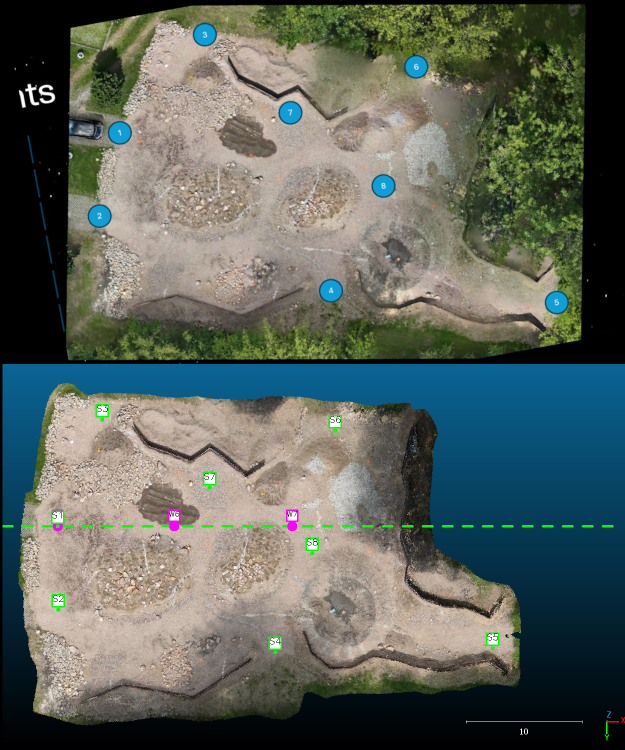
#> input picture calibration.jpg, 1250 x 1500 px (shown at 1/2 size)
$ python -i orion_map.py   (imports and definitions only)
#> lines starting #> are read from the running program, lines starting #| are printed output that depends on the picture; after the words box and inside, x2 and y2 are one past the last pixel; in counts of white or black regions, pixels touching at a corner belong together
import cv2
import numpy as np
import os
import logging

class OrionMap:
    """Encapsulates map image processing, including loading, scale detection, and drawing."""
    def __init__(self, map_file_path, override_scale=None):
        self.map_file_path = map_file_path
        self.image = self._load_image()
        self.output_image = self.image.copy()
        self.grayscale_image = self._create_grayscale()
        self.origin_pixel = None # Will store the (x,y) of the reference origin
        self.ref_points_pixel_coords = {} # Will map ref_point_name -> (x,y)

        if override_scale:
            self.pixels_per_meter = override_scale
            logging.info(f"Using provided pixels-per-meter ratio: {self.pixels_per_meter}")
        else:
            self.pixels_per_meter = self._detect_scale()

        if not self.pixels_per_meter:
            # Exit or handle error appropriately
            raise ValueError("Could not determine pixels-per-meter ratio. Aborting.")

    def _load_image(self):
        """Loads the map image."""
        image = cv2.imread(self.map_file_path)
#> image is the input picture: shape (1500, 1250, 3); mean B, G, R 92.1, 99.8, 91.8
        if image is None:
            raise FileNotFoundError(f"Could not read image file: {self.map_file_path}")
        logging.info(f"Successfully loaded map image: {self.map_file_path}")
        return image

    def _create_grayscale(self):
        """Converts the map image to grayscale."""
        return cv2.cvtColor(self.image, cv2.COLOR_BGR2GRAY)
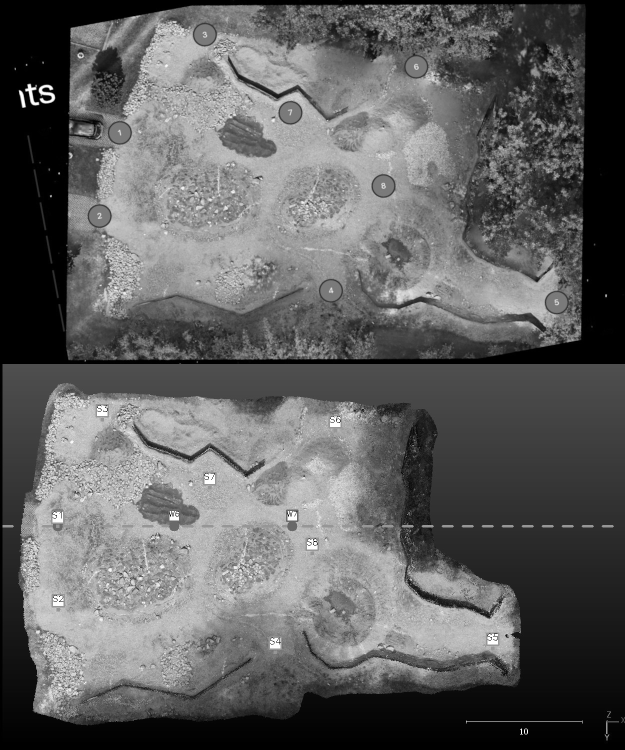
#> returned value: shape (1500, 1250) (shown at 1/2 size); min 0, max 255, mean 96.5

    def get_grayscale_path(self):
        """Generates the path for the grayscale image."""
        base_name = os.path.basename(self.map_file_path)
        name, _ = os.path.splitext(base_name)
        return f"grayscale_{name}.png"

    # [5 lines left out: function save_grayscale_map, not called in this run]

    def _detect_scale(self):
        """
        Detects the pixels-to-scale ratio from the bottom-right corner of the image.
        """
        height, width, _ = self.image.shape
#> height = 1500; width = 1250
        # Region of interest is bottom-right 20% of the image.
        roi_bgr = self.image[int(height*0.8):, int(width*0.8):]
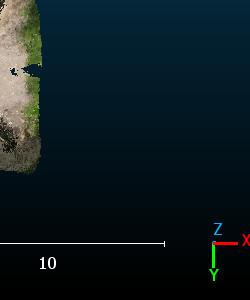
#> roi_bgr: shape (300, 250, 3); mean B, G, R 33, 27.9, 14

        # --- Find white scale line ---
        # Convert ROI to HSV for better color segmentation
        roi_hsv = cv2.cvtColor(roi_bgr, cv2.COLOR_BGR2HSV)
#> roi_hsv: shape (300, 250, 3); mean H, S, V 87.9, 208.7, 36.9

        # Define range for white color. This might need tuning.
        lower_white = np.array([0, 0, 200])
        upper_white = np.array([180, 50, 255])
        mask = cv2.inRange(roi_hsv, lower_white, upper_white)
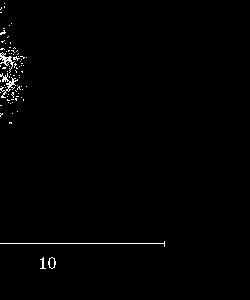
#> mask: shape (300, 250); 0.88% white in thin lines or dots, all inside (x1, y1, x2, y2) = (0, 3, 165, 269)

        # Find contours on the mask
        contours, _ = cv2.findContours(mask, cv2.RETR_EXTERNAL, cv2.CHAIN_APPROX_SIMPLE)
#> contours = 79 contours, 76 with area under 20; largest, box (x1, y1, x2, y2) and area: (0, 52, 15, 73) 72, (0, 73, 18, 98) 58, (48, 257, 56, 269) 57

        if not contours:
            logging.error("Could not find any white contours in the scale area.")
            return None

        # Find the most likely scale bar contour (long and thin)
        scale_bar_contour = None
        max_w = 0
        for cnt in contours:
            x, y, w, h = cv2.boundingRect(cnt)
            # Aspect ratio check for a line-like shape
            if w > 50 and w > h * 5: # Must be at least 50px wide and 5x wider than high
                if w > max_w:
                    max_w = w
                    scale_bar_contour = cnt
#> this loop made 79 passes
#> (x, y, w, h, max_w) on pass 3: (0, 241, 165, 6, 165)
#> (x, y, w, h) on passes 1, 2, 4, 5, 6, 7: (48, 257, 8, 12), (40, 257, 6, 12), (9, 122, 3, 2), (12, 113, 1, 1), (0, 113, 3, 4), (17, 111, 1, 1)
#> after the loop, max_w = 165; scale_bar_contour = [[164, 241], [164, 242], [163, 243], [0, 243], [163, 243], [164, 244], [164, 246]]

        if scale_bar_contour is None:
            logging.error("Could not find a suitable contour for the scale bar.")
            return None

        pixel_length = max_w
#> pixel_length = 165
        logging.info(f"Detected scale bar pixel length: {pixel_length}")

        # --- Read the number associated with the scale ---
        # This is a highly complex task. For this implementation, I will
        # hardcode the value as 5.0, as seen in the example `MarsYard_CoordSys.PNG`.
        # A robust solution would require OCR or a custom-trained digit recognition model.
        scale_value_meters = 5.0
        logging.warning(f"Using hardcoded scale value of {scale_value_meters}m. Automatic number detection is a future task.")

        if pixel_length > 0:
            # The ratio is pixels per meter
            return pixel_length / scale_value_meters
        else:
            logging.error("Detected scale bar has zero length.")
            return None

    # [303 lines left out: functions identify_and_draw_reference_line, _draw_dotted_line, _draw_labeled_box, _draw_labeled_point, draw_navigation_points, _draw_nav_point and 5 more, not called in this run]

>>> result = OrionMap('calibration.jpg').get_grayscale_path()
#> in __init__, `self.pixels_per_meter = self._detect_scale()`: self.pixels_per_meter = 33
